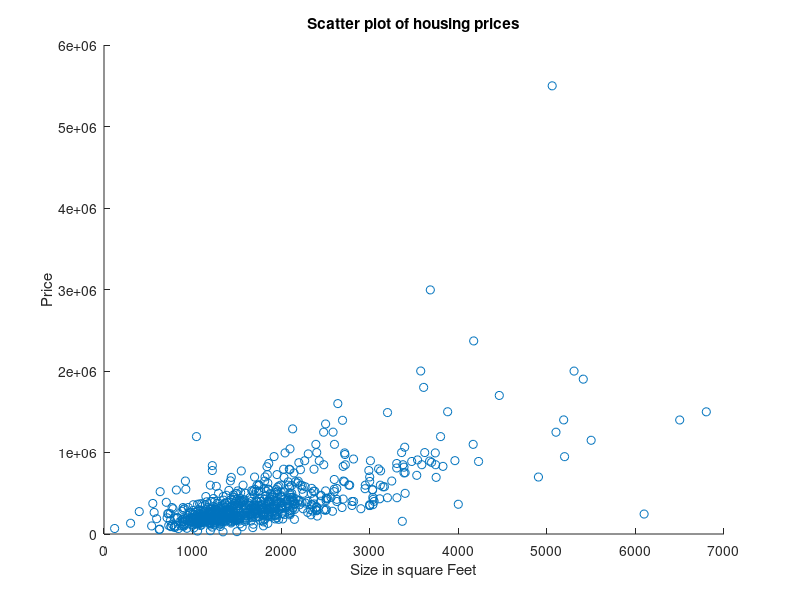
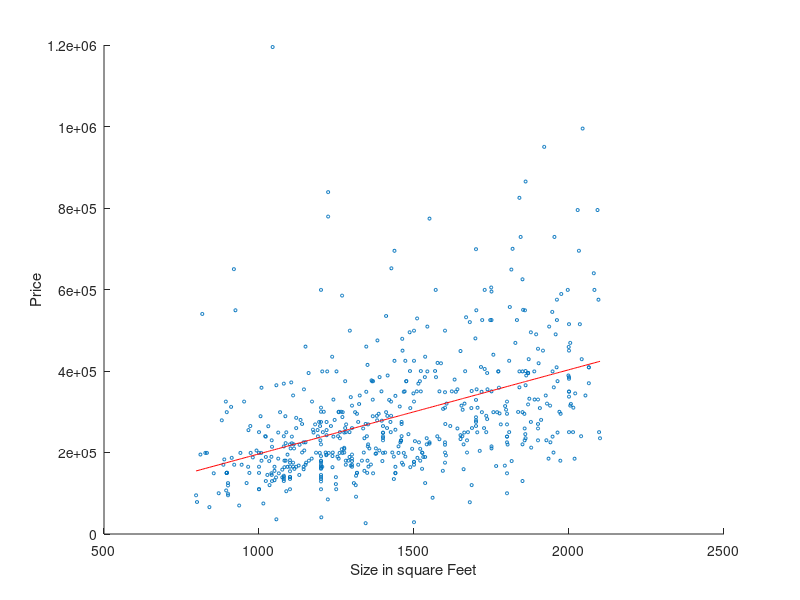
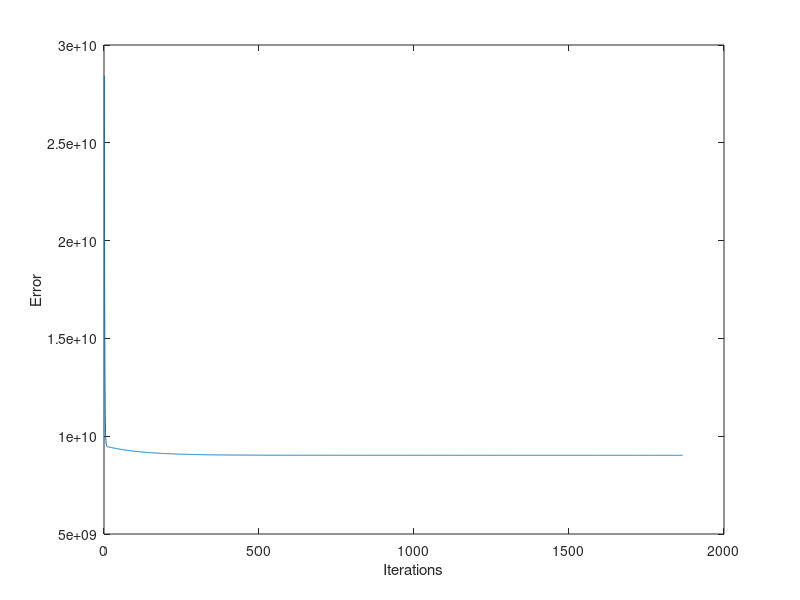

Reproduce these figures in MATLAB, in order.
clear all; close all; 
X=dlmread('housing_price_data.dat');
F=sortrows([X(:,5) X(:,2)]);
figure; 
scatter(F(:,1), F(:,2)); 
title('Scatter plot of housing prices'); 
xlabel('Size in square Feet'); 
ylabel('Price');
F=F(25:600,:);   % size 576x2 
Size_of_house=F(:,1); 
normalize = max(Size_of_house)-min(Size_of_house);
normlized_size = Size_of_house/normalize;
%X = [repmat(1,length(F),1) X];
y=F(:,2);
w0=0;
w1=0;
%%%%%%%%%%%%%%%%%%%%%%%%%%%%%%%%%%%%%%%%%%% 
% Parameters 
%   X = 576   [size_of_house] 
%   y = 576x1 %   w = 2x1 
%%%%%%%%%%%%%%%%%%%%%%%%%%%%%%%%%%%%%%%%%%% 
% Initialize learning rate 
learning_rate = 0.15;   % play with this parameter 
i=1;
cost=0;
error=zeros(1,1);
while true
  temp0=w0-(learning_rate*((1/576)*(sum(w0+w1*normlized_size-y))));
  temp1=w1-(learning_rate*((1/576)*(sum((w0+w1*normlized_size-y).*normlized_size))));
  w0=temp0;
  w1=temp1;
  
  f=w0+ (w1*normlized_size);
  cost=(1/(2*576))*(sum((f-y).^2));
  error(i)=cost;
  
  if(i~=1 && (error(i-1)-error(i))<0.5)
      break;
  end
    
  i=i+1;
  error=[error;zeros(1,1)];
end
figure;
hold off;
scatter(Size_of_house,y,5);
hold;
plot(Size_of_house,f,'r');
xlabel('Size in square Feet'); 
ylabel('Price');
figure; 
plot(error);
xlabel('Iterations');
ylabel('Error');
fprintf('Algorithm converges after %d iterations, learning rate=%5.3f \n', i,learning_rate);
w0
w1